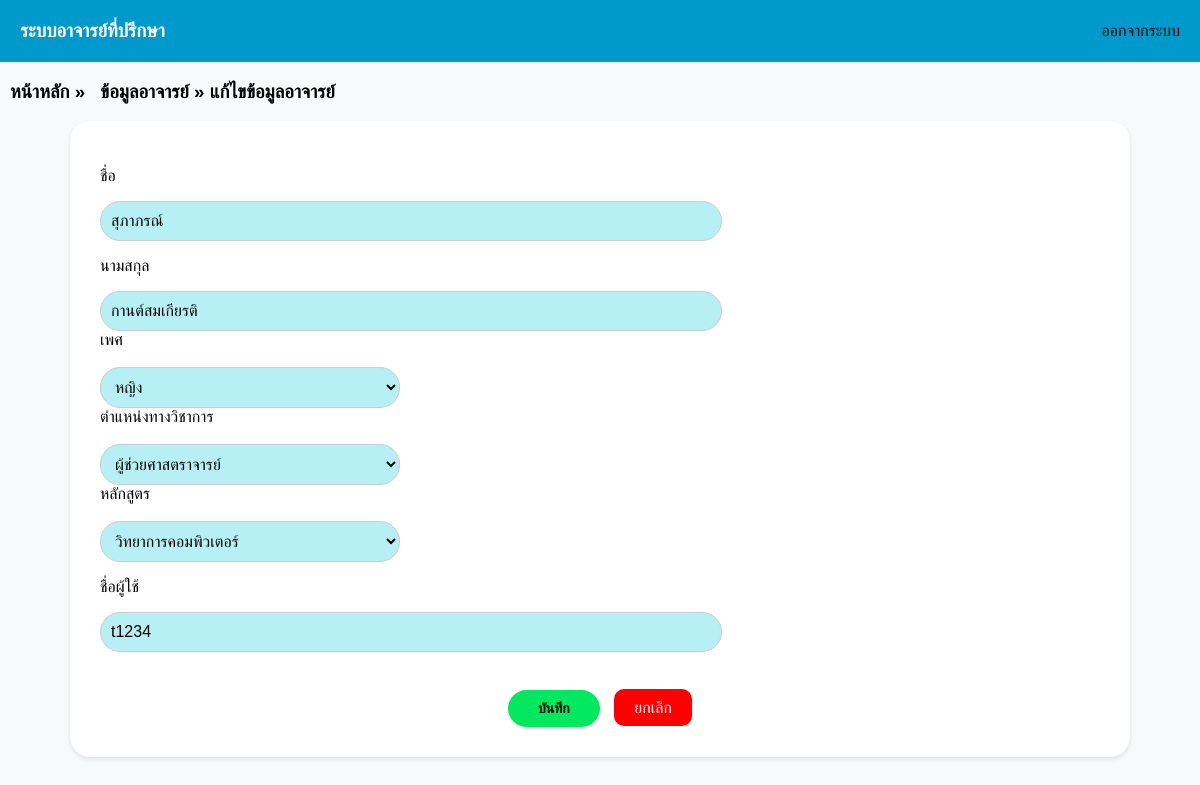
Page /admin_teacher_list_edit.php?ID=1 on the committed database.
### tables this page shows
CREATE TABLE `teacher` (
  `t_id` int(11) NOT NULL,
  `t_name` varchar(100) NOT NULL,
  `t_surname` varchar(200) NOT NULL,
  `t_gender` varchar(10) NOT NULL,
  `t_course` varchar(100) NOT NULL,
  `t_rank` varchar(100) NOT NULL,
  `t_username` varchar(100) NOT NULL,
  `t_password` varchar(30) NOT NULL
);

### admin_teacher_list_edit.php (the view, shortened to what this page needs)
<?php
include('condb.php');
$id = $_REQUEST["ID"];
$sql = "SELECT * FROM teacher WHERE t_id='$id' ";
$result = mysqli_query($con, $sql) or die ("Error in query: $sql " . mysqli_error($con));
$row = mysqli_fetch_array($result);
extract($row);
?>
<!DOCTYPE html>
<html lang="en">
<head>
    <link rel="stylesheet" href="styles_edit.css">
</head>
<body>
<?php
  include('navbar.php');
?>
<h3><a class="heading" href="admin_home.php">หน้าหลัก</a> » <a class="heading" href="admin_teacher_list.php">ข้อมูลอาจารย์</a> » แก้ไขข้อมูลอาจารย์</h3>
<div class="container">
  <div class="row">
      <form  name="edit" action="admin_teacher_list_edit_db.php" method="POST" enctype="multipart/form-data"  class="form-horizontal">
      <div class="form-group">
          <div class="col-sm-9">
            <p> ชื่อ </p>
            <input type="text"  name="name" class="form-control" required placeholder="name" value="<?php echo $t_name; ?>">
          </div>
        </div>
        <div class="form-group">
          <div class="col-sm-9">
            <p> นามสกุล </p>
            <input type="text"  name="surname" class="form-control" required placeholder="surname" value="<?php echo $t_surname; ?>">
          </div>
        </div>
        <div class="form-group">
            <div class="col-sm-9">
            <label for="gender" > เพศ </label><br><br>
            <select name="gender" class="form-control-second" id="t_gender">
                <option value="หญิง" <?php if ($t_gender == 'หญิง') echo 'selected'; ?>> หญิง </option>
            </select>
            </div>
        </div>
        <div class="form-group">
            <div class="col-sm-9">
            <label for="rank" > ตำแหน่งทางวิชาการ </label><br><br>
            <select name="rank" class="form-control-second" id="t_rank">
                <option value="ผู้ช่วยศาสตราจารย์" <?php if ($t_rank == 'ผู้ช่วยศาสตราจารย์') echo 'selected'; ?>> ผู้ช่วยศาสตราจารย์ </option>
            </select>
            </div>
        </div>
        <div class="form-group">
            <div class="col-sm-9">
            <label for="course" > หลักสูตร </label><br><br>
            <select name="course" class="form-control-second" id="t_course">
                <option value="วิทยาการคอมพิวเตอร์" <?php if ($t_course == 'วิทยาการคอมพิวเตอร์') echo 'selected'; ?>> วิทยาการคอมพิวเตอร์ </option>
            </select>
            </div>
        </div>
        <div class="form-group">
          <div class="col-sm-9">
            <p> ชื่อผู้ใช้ </p>
            <input type="text"  name="t_username" class="form-control" required placeholder="username" value="<?php echo $t_username; ?>">
          </div>
        </div>
        <div class="btn-first">
        <div class="form-group-1">
            <?php
            echo "<br>" ;
            echo "<button><a onclick=\"return confirm('Do you want edit?')\" class='btn btn-danger btn-xs'> บันทึก </a></button> ";
            echo "<a class='btn btn-cancel' href='admin_teacher_list.php'>ยกเลิก</a>";
            ?>
        </div>
        </div>
      </form>
    </div>
  </div>
  </body>
</html>

### styles_edit.css (style rules this page uses)
body { font-family: Arial, sans-serif; background-color: #f8f9fa; }
.container { max-width: 1000px; margin: auto; background-color: #fff; padding: 30px; border-radius: 20px; box-shadow: 0 2px 4px rgba(0, 0, 0, 0.1); }
.form-control { width: 60%; padding: 10px; font-size: 16px; background-color: #6ce1e97e; border: 1px solid #ccc; border-radius: 20px; }
.form-control-second { width: 30%; padding: 10px; font-size: 16px; background-color: #6ce1e97e; border: 1px solid #ccc; border-radius: 20px; }
.btn-first, .btn-cancle { text-align: center; margin-top: 20px; }
.form-group-1 button { background-color: #00e85d; font-weight: bold; border: none; border-radius: 20px; padding: 10px 30px; font-size: 14px; }
.form-group-1 button a { color: #000000; text-decoration: none; }

### admin_teacher_list_edit.php (style rules this page uses)
.heading { color: #000; margin-left: 10px ;text-decoration: none; }
body { font-family: Arial, Helvetica, sans-serif; margin: 0; }
.btn-cancel { background-color: #FF0000; color: white; margin-left: 10px; padding: 10px 20px; border: none; border-radius: 10px; }
a { text-decoration: none; }

### rows in the picture
teacher: name "สุภาภรณ์", surname "กานต์สมเกียรติ", gender "หญิง", rank "ผู้ช่วยศาสตราจารย์", course "วิทยาการคอมพิวเตอร์", t_username "t1234"
